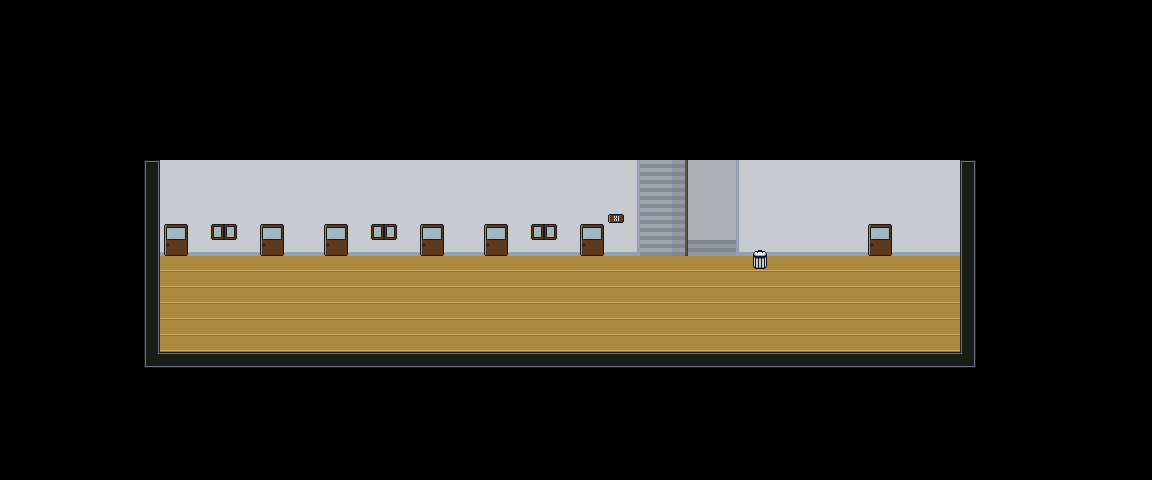

A 2D game scene composited from a Tiled map and its tileset images. What follows is a short description and the map's XML, with each tile layer's data collapsed to a summary:
An orthogonal 72x30 tile map with 16x16 px tiles, 3 tile layers (Tile Layer 1, Tile Layer 2, bayangan) and 2 objects.

<map version="1.5" tiledversion="1.7.2" orientation="orthogonal" renderorder="right-down" width="72" height="30" tilewidth="16" tileheight="16" infinite="0" nextlayerid="5" nextobjectid="3">
 <tileset firstgid="1" source="aset lorong.tsx" />
 <layer id="1" name="Tile Layer 1" width="72" height="30">
  <data>[2160 cells, 676 non-empty, 13 distinct tile ids]</data>
 </layer>
 <layer id="2" name="Tile Layer 2" width="72" height="30">
  <data>[2160 cells, 57 non-empty, 13 distinct tile ids]</data>
 </layer>
 <layer id="3" name="bayangan" width="72" height="30">
  <data>[2160 cells, 24 non-empty, 1 distinct tile ids]</data>
 </layer>
 <objectgroup id="4" name="Object Layer 1">
  <object id="1" x="144" y="368">
   <polygon points="0,0 0,-208 832,-208 832,0 448,0 448,-16 816,-16 816,-112 592,-112 592,-128 544,-128 544,-128 496,-128 496,-112 16,-112 16,-16 448,-16 448,0" />
  </object>
  <object id="2" x="752" y="272">
   <polygon points="0,0 0,-16 16,-16 16,0" />
  </object>
 </objectgroup>
</map>
